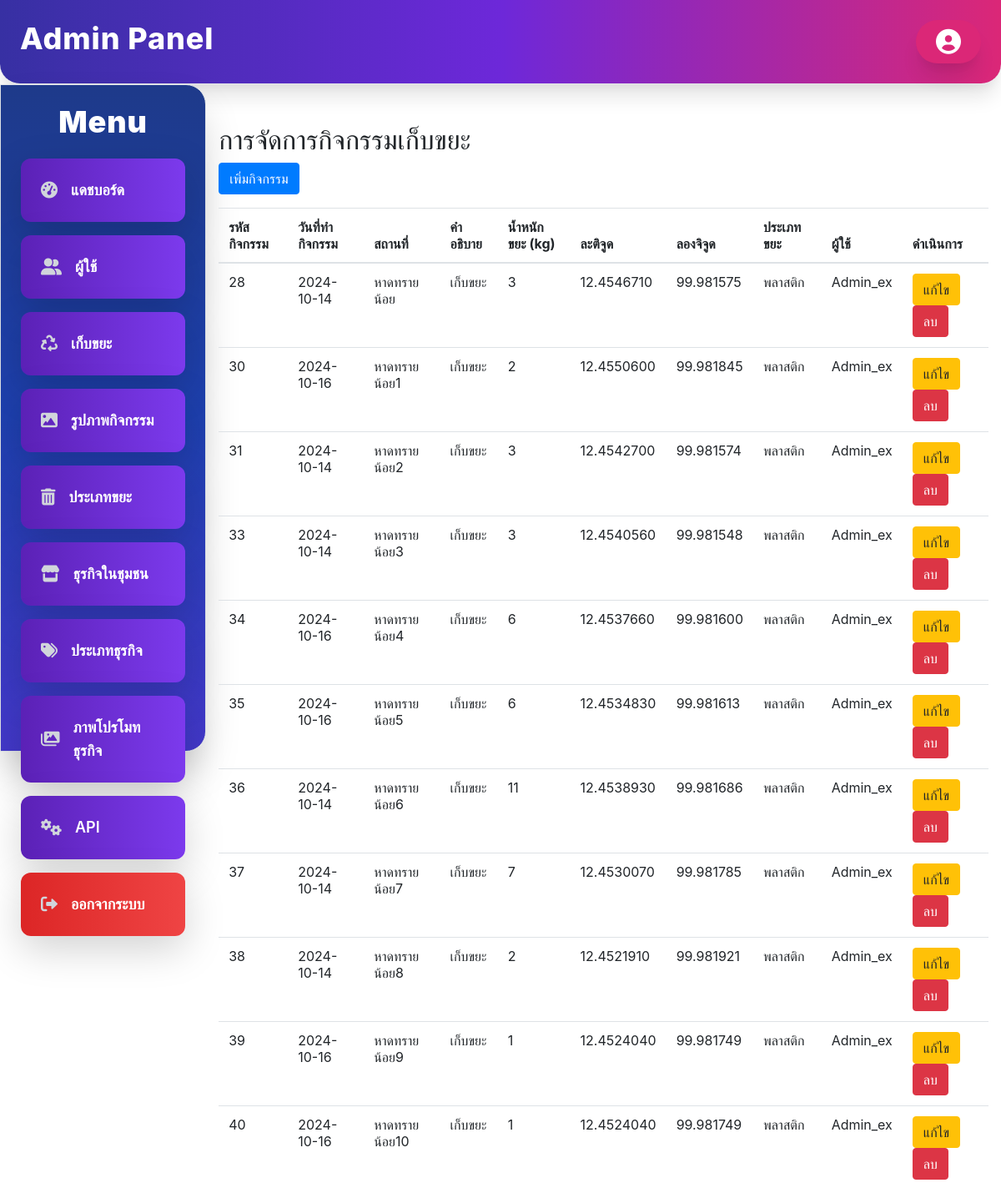
Screenshot of /Admin/cleanup_activities/cleanup_activities.php (signed in) with the database file from the repository.
### tables this page shows
CREATE TABLE `cleanup_activities` (
  `activity_id` int(11) NOT NULL,
  `activity_date` date NOT NULL,
  `location` varchar(50) NOT NULL,
  `description` varchar(255) DEFAULT NULL,
  `total_waste` int(11) NOT NULL,
  `latitude` decimal(10,7) DEFAULT NULL,
  `longitude` decimal(10,6) DEFAULT NULL,
  `waste_type_id` int(11) DEFAULT NULL,
  `user_id` int(11) DEFAULT NULL
);

CREATE TABLE `waste_types` (
  `waste_id` int(11) NOT NULL,
  `waste_type` varchar(50) NOT NULL
);

CREATE TABLE `users` (
  `user_id` int(11) NOT NULL,
  `username` varchar(50) NOT NULL,
  `email` varchar(100) NOT NULL,
  `password` varchar(255) NOT NULL,
  `first_name` varchar(50) DEFAULT NULL,
  `last_name` varchar(50) DEFAULT NULL,
  `role_id` int(11) DEFAULT NULL,
  `created_at` timestamp NOT NULL DEFAULT current_timestamp(),
  `reset_token` varchar(255) DEFAULT NULL,
  `reset_token_expires` int(11) DEFAULT NULL
);

### Admin/cleanup_activities/cleanup_activities.php (the view, shortened to what this page needs)
<?php
include_once '../sidebar-navbar.php';
$host = 'localhost';
$db = 'ESSDUH_BNS_MEMBER';
$user = 'root';
$pass = '';
$conn = new mysqli($host, $user, $pass, $db);
$result = $conn->query("SELECT ca.*, wt.waste_type, u.username FROM cleanup_activities ca JOIN waste_types wt ON ca.waste_type_id = wt.waste_id JOIN users u ON ca.user_id = u.user_id");
?>
<!DOCTYPE html>
<html lang="th">
<head>
    <link rel="stylesheet" href="https://stackpath.bootstrapcdn.com/bootstrap/4.5.2/css/bootstrap.min.css">
    <link rel="stylesheet" href="https://cdn.jsdelivr.net/npm/sweetalert2@11/dist/sweetalert2.min.css">
</head>
<body>
<div class="container mt-5">
    <h2>การจัดการกิจกรรมเก็บขยะ</h2>
    <button class="btn btn-primary" data-toggle="modal" data-target="#addActivityModal">เพิ่มกิจกรรม</button>
    <table class="table mt-3">
        <thead>
        <tr>
            <th>รหัสกิจกรรม</th>
            <th>วันที่ทำกิจกรรม</th>
            <th>สถานที่</th>
            <th>คำอธิบาย</th>
            <th>น้ำหนักขยะ (kg)</th>
            <th>ละติจูด</th>
            <th>ลองจิจูด</th>
            <th>ประเภทขยะ</th>
            <th>ผู้ใช้</th>
            <th>ดำเนินการ</th>
        </tr>
        </thead>
        <tbody>
        <?php while ($row = $result->fetch_assoc()): ?>
            <tr>
                <td><?php echo $row['activity_id']; ?></td>
                <td><?php echo $row['activity_date']; ?></td>
                <td><?php echo $row['location']; ?></td>
                <td><?php echo $row['description']; ?></td>
                <td><?php echo $row['total_waste']; ?></td>
                <td><?php echo $row['latitude']; ?></td>
                <td><?php echo $row['longitude']; ?></td>
                <td><?php echo $row['waste_type']; ?></td>
                <td><?php echo $row['username']; ?></td>
                <td>
                    <button class="btn btn-warning" onclick="editActivity(<?php echo $row['activity_id']; ?>, '<?php echo $row['activity_date']; ?>', '<?php echo $row['location']; ?>', '<?php echo $row['description']; ?>', '<?php echo $row['total_waste']; ?>', '<?php echo $row['latitude']; ?>', '<?php echo $row['longitude']; ?>', '<?php echo $row['waste_type_id']; ?>', '<?php echo $row['user_id']; ?>')">แก้ไข</button>
                    <form method="POST" class="d-inline">
                        <button type="submit" name="delete_activity" class="btn btn-danger">ลบ</button>
                    </form>
                </td>
            </tr>
        <?php endwhile; ?>
        </tbody>
    </table>
</div>
</body>
</html>

### rows the page displays
cleanup_activities: activity_id "28", activity_date "2024-10-14", location "หาดทรายน้อย", description "เก็บขยะ", total_waste "3", latitude "12.4546710", longitude "99.981575", waste_type.waste_type "พลาสติก", user.username "Admin_ex"
cleanup_activities: activity_id "30", activity_date "2024-10-16", location "หาดทรายน้อย1", description "เก็บขยะ", total_waste "2", latitude "12.4550600", longitude "99.981845", waste_type.waste_type "พลาสติก", user.username "Admin_ex"
cleanup_activities: activity_id "31", activity_date "2024-10-14", location "หาดทรายน้อย2", description "เก็บขยะ", total_waste "3", latitude "12.4542700", longitude "99.981574", waste_type.waste_type "พลาสติก", user.username "Admin_ex"
cleanup_activities: activity_id "33", activity_date "2024-10-14", location "หาดทรายน้อย3", description "เก็บขยะ", total_waste "3", latitude "12.4540560", longitude "99.981548", waste_type.waste_type "พลาสติก", user.username "Admin_ex"
cleanup_activities: activity_id "34", activity_date "2024-10-16", location "หาดทรายน้อย4", description "เก็บขยะ", total_waste "6", latitude "12.4537660", longitude "99.981600", waste_type.waste_type "พลาสติก", user.username "Admin_ex"
cleanup_activities: activity_id "35", activity_date "2024-10-16", location "หาดทรายน้อย5", description "เก็บขยะ", total_waste "6", latitude "12.4534830", longitude "99.981613", waste_type.waste_type "พลาสติก", user.username "Admin_ex"
cleanup_activities: activity_id "36", activity_date "2024-10-14", location "หาดทรายน้อย6", description "เก็บขยะ", total_waste "11", latitude "12.4538930", longitude "99.981686", waste_type.waste_type "พลาสติก", user.username "Admin_ex"
cleanup_activities: activity_id "37", activity_date "2024-10-14", location "หาดทรายน้อย7", description "เก็บขยะ", total_waste "7", latitude "12.4530070", longitude "99.981785", waste_type.waste_type "พลาสติก", user.username "Admin_ex"
cleanup_activities: activity_id "38", activity_date "2024-10-14", location "หาดทรายน้อย8", description "เก็บขยะ", total_waste "2", latitude "12.4521910", longitude "99.981921", waste_type.waste_type "พลาสติก", user.username "Admin_ex"
cleanup_activities: activity_id "39", activity_date "2024-10-16", location "หาดทรายน้อย9", description "เก็บขยะ", total_waste "1", latitude "12.4524040", longitude "99.981749", waste_type.waste_type "พลาสติก", user.username "Admin_ex"
cleanup_activities: activity_id "40", activity_date "2024-10-16", location "หาดทรายน้อย10", description "เก็บขยะ", total_waste "1", latitude "12.4524040", longitude "99.981749", waste_type.waste_type "พลาสติก", user.username "Admin_ex"

### other values shown
$item['label'] "แดชบอร์ด"
$item['label'] "ผู้ใช้"
$item['label'] "เก็บขยะ"
$item['label'] "รูปภาพกิจกรรม"
$item['label'] "ประเภทขยะ"
$item['label'] "ธุรกิจในชุมชน"
$item['label'] "ประเภทธุรกิจ"
$item['label'] "ภาพโปรโมทธุรกิจ"
$item['label'] "API"
$item['label'] "ออกจากระบบ"
